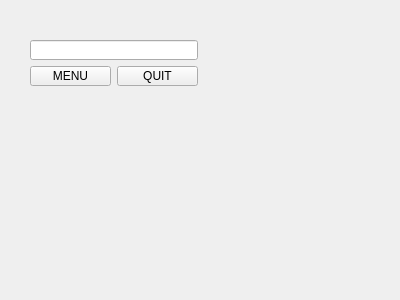
<?xml version="1.0" encoding="UTF-8"?>
<ui version="4.0">
 <class>WinnerScreen</class>
 <widget class="QWidget" name="WinnerScreen">
  <property name="geometry">
   <rect>
    <x>0</x>
    <y>0</y>
    <width>400</width>
    <height>300</height>
   </rect>
  </property>
  <property name="windowTitle">
   <string>Form</string>
  </property>
  <widget class="QWidget" name="">
   <property name="geometry">
    <rect>
     <x>30</x>
     <y>40</y>
     <width>168</width>
     <height>46</height>
    </rect>
   </property>
   <layout class="QVBoxLayout" name="verticalLayout">
    <item>
     <widget class="QLineEdit" name="winnerText"/>
    </item>
    <item>
     <layout class="QHBoxLayout" name="horizontalLayout">
      <item>
       <widget class="QPushButton" name="menu">
        <property name="text">
         <string>MENU</string>
        </property>
       </widget>
      </item>
      <item>
       <widget class="QPushButton" name="quit">
        <property name="text">
         <string>QUIT</string>
        </property>
       </widget>
      </item>
     </layout>
    </item>
   </layout>
  </widget>
 </widget>
 <resources/>
 <connections/>
</ui>
